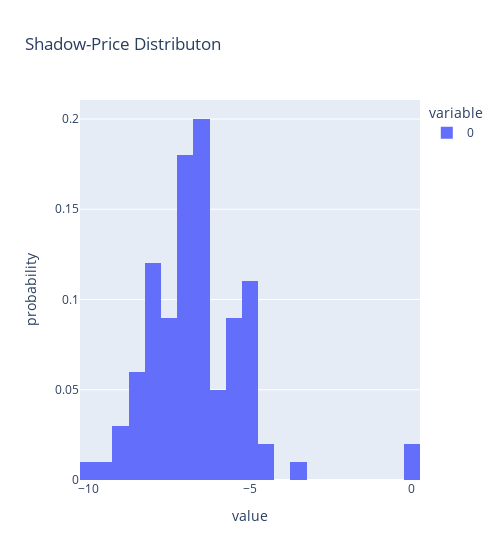

Here is the notebook cell this chart was saved with:
### Code cell
# plot shadow price distribution
c = '_C7'
px.histogram(shadowprice_dict[c],  
             histnorm = 'probability',
             width = 500,
             title="Shadow-Price Distributon")

### Figure 1 — Plotly figure (JSON) as saved in the notebook; plotly's stock layout.template omitted (floating-point values rounded to 4 significant figures)
{"data": [{"alignmentgroup": "True", "bingroup": "x", "histnorm": "probability", "hovertemplate": "variable=0<br>value=%{x}<br>probability=%{y}<extra></extra>", "legendgroup": "0", "marker": {"color": "#636efa", "pattern": {"shape": ""}}, "name": "0", "offsetgroup": "0", "orientation": "v", "showlegend": true, "type": "histogram", "x": [-4.992, -7.881, -6.628, -6.045, -6.475, -4.81, -7.075, -7.387, -6.969, -7.788, -5.294, -5.182, -5.226, -8.01, -7.24, -8.994, -6.542, -8.294, -7.019, -6.818, -4.912, -7.114, -5.379, -6.159, -7.382, -4.304, -8.634, 0, -5.255, -6.714, -8.188, -6.864, -6.714, -6.398, -6.412, -5.728, -5.911, -6.948, -8.42, -5.717, -3.33, -7.677, -7.844, -7.49, -7.989, -6.653, -6.258, -7.941, -7.195, -5.529, -6.48, -5.026, -6.786, -6.812, -6.313, -7.812, -9.838, -7.662, -6.658, -8.842, -6.589, -5.812, -8.019, -8.901, -6.81, -7.235, -8.349, -7.424, -6.912, -6.691, -6.509, -8.218, -7.412, -5.134, -6.899, -7.621, -5.42, -6.749, 0, -5.825, -5.134, -5.247, -5.47, -9.486, -7.92, -7.987, -5.132, -6.344, -7.008, -7.437, -6.486, -5.636, -7.019, -8.497, -6.442, -8.552, -4.496, -6.339, -7.214, -4.786], "xaxis": "x", "yaxis": "y"}], "layout": {"barmode": "relative", "legend": {"title": {"text": "variable"}, "tracegroupgap": 0}, "title": {"text": "Shadow-Price Distributon"}, "width": 500, "xaxis": {"anchor": "y", "domain": [0, 1], "title": {"text": "value"}}, "yaxis": {"anchor": "x", "domain": [0, 1], "title": {"text": "probability"}}}}
